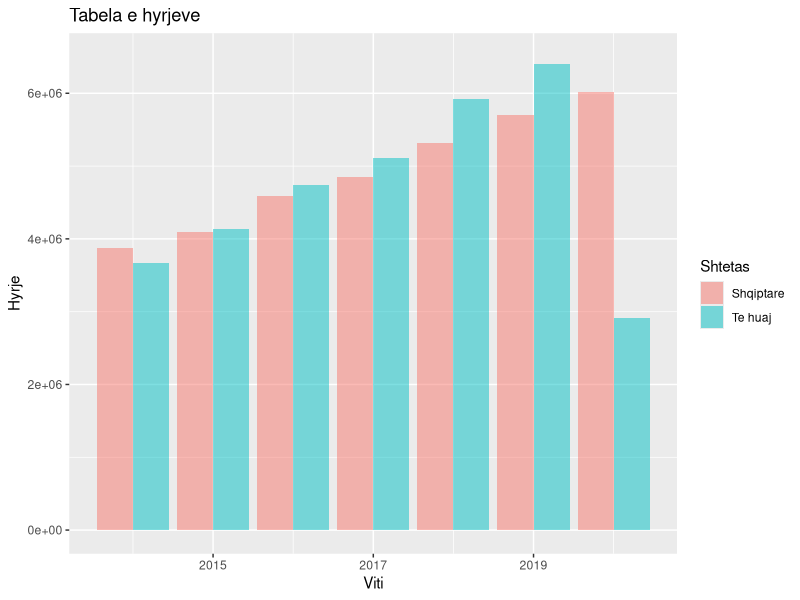
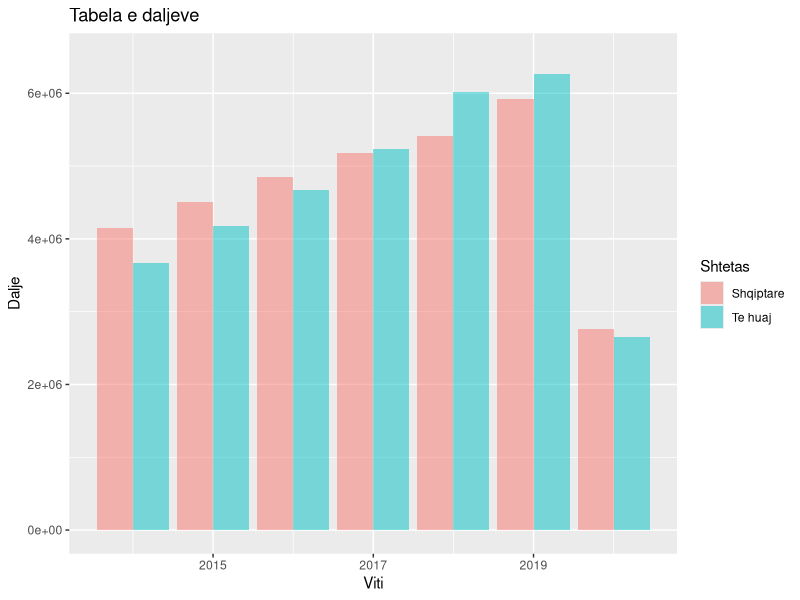
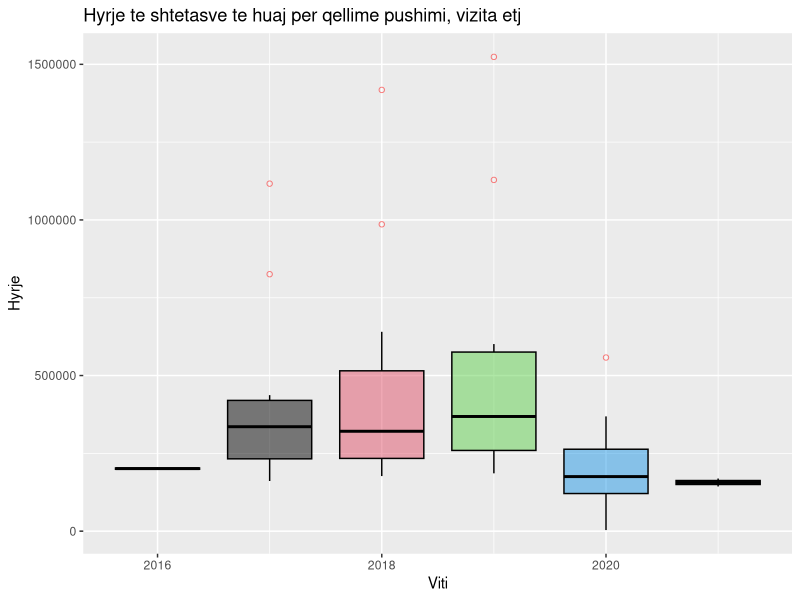
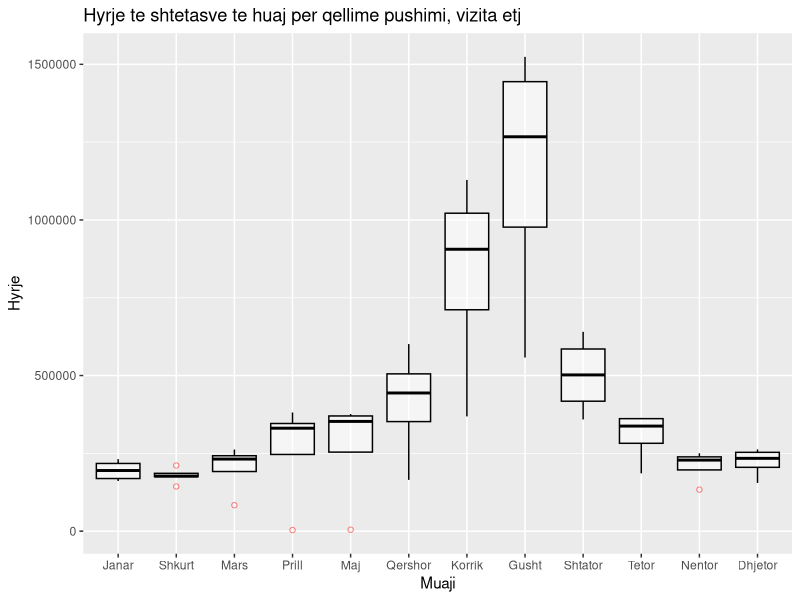
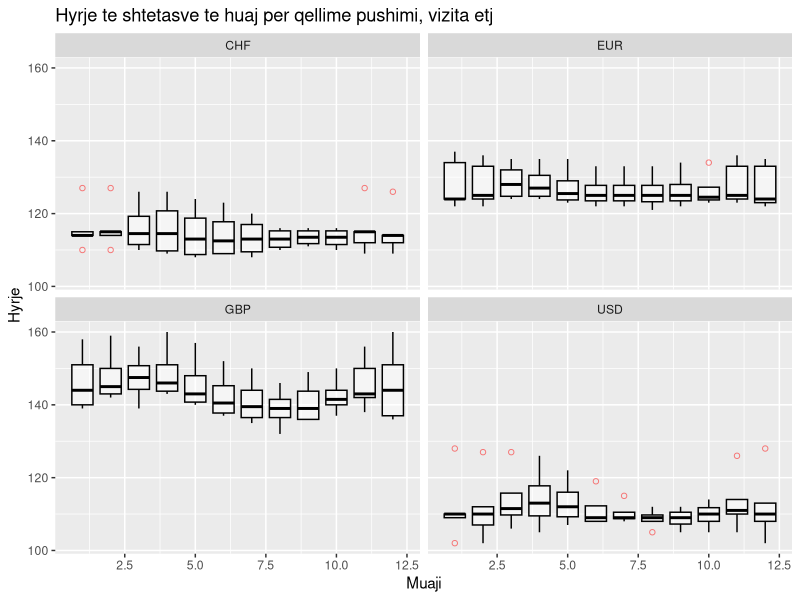
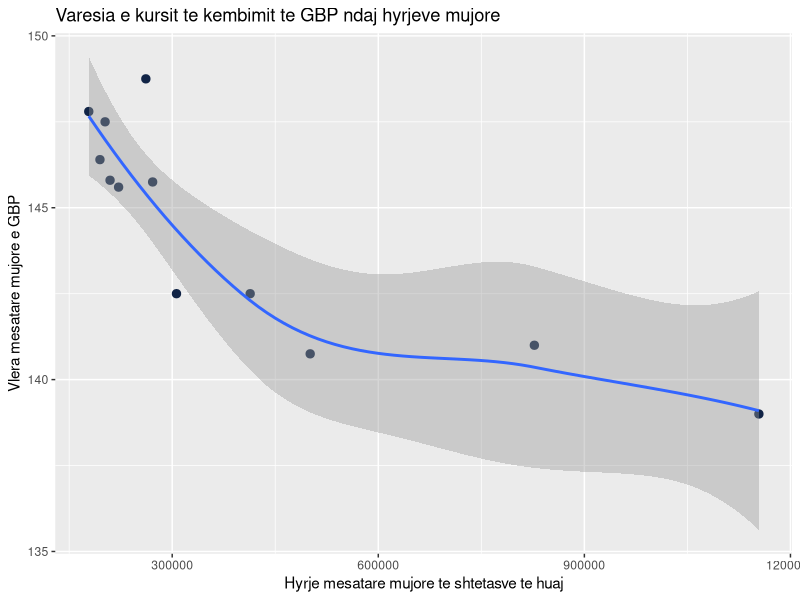
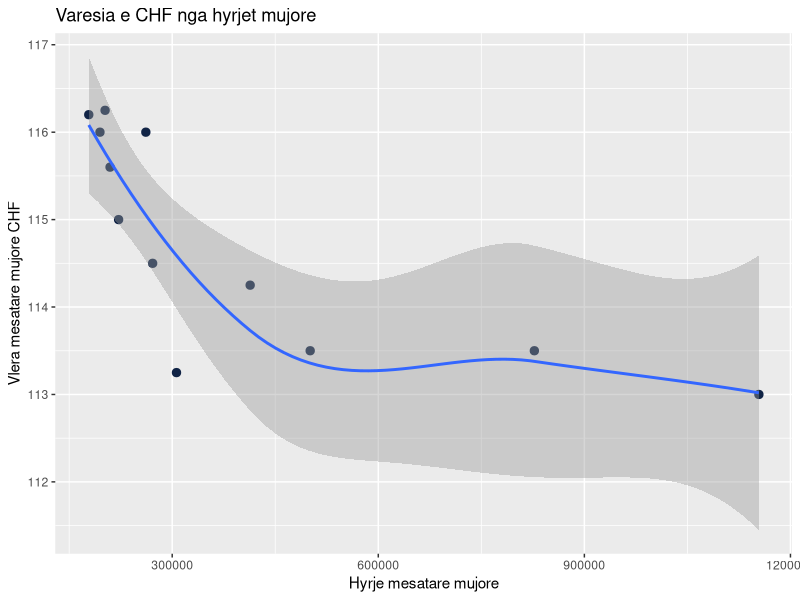
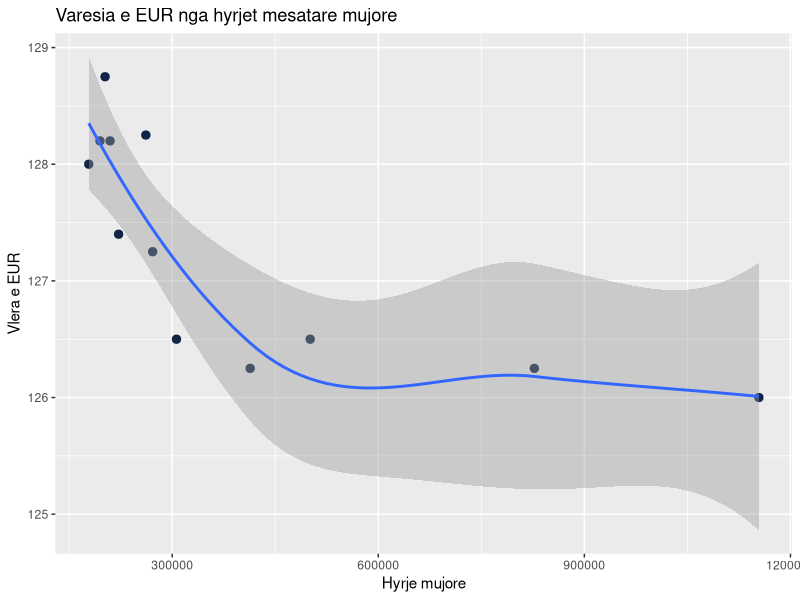

Here is the R script that generated these plots, in order:
## ---- chunk 1
library(ggplot2)
library(readxl)
library(dplyr)

## ---- chunk 2
# Global constants
months = c("Janar", "Shkurt", "Mars", "Prill", "Maj", "Qershor", "Korrik", "Gusht", "Shtator", "Tetor", "Nentor", "Dhjetor")

years2016_2021 = c(2016, 2017, 2018, 2019, 2020, 2021)

currencies = c("GBP", "USD", "EUR", "CHF")

## ---- chunk 3
# read the data
hyrje_dalje_vjetore = read_excel(
    path = "datasets/hyrje-dalje-vjetore.xlsx", 
    col_types = c("numeric", "numeric", "numeric", "text")
)

print(hyrje_dalje_vjetore)

## ---- chunk 4
ggplot(
    hyrje_dalje_vjetore, 
    aes(x = Viti, y = `Hyrje (total)`, fill = Shtetas)
) + 
    geom_bar(stat="identity",position = "dodge", alpha = 0.5) + 
    labs(y = "Hyrje", title = "Tabela e hyrjeve") + 
    coord_cartesian(ylim = c(0, 6500000))

ggplot(
    hyrje_dalje_vjetore, 
    aes(x = Viti, y = `Dalje (total)`, fill = Shtetas)
) + 
    geom_bar(stat="identity",position = "dodge", alpha = 0.5) + 
    labs(y = "Dalje", title = "Tabela e daljeve") + 
    coord_cartesian(ylim = c(0, 6500000))

## ---- chunk 5
alb = hyrje_dalje_vjetore %>%
    filter(Shtetas == "Shqiptare")

foreign = hyrje_dalje_vjetore %>%
    filter(Shtetas == "Te huaj")

cv_hyrje_alb = 100 * sd(alb$`Hyrje (total)`) / mean(alb$`Hyrje (total)`)
cv_hyjre_foreign = 100 * sd(foreign$`Hyrje (total)`) / mean(foreign$`Hyrje (total)`)

print("Varesia ndaj hyrjeve te shqiptareve (%)")
print(cv_hyrje_alb)
print("Varesia ndaj hyrjeve te te huajve (%)")
print(cv_hyjre_foreign)
## ---- chunk 6

hyrje_mujore_te_huaj = read_excel(
    path = "datasets/hyrje-mujore-te-huaj.xlsx", 
    col_types = c("numeric", "numeric", "numeric")
)

print(hyrje_mujore_te_huaj)

ggplot(hyrje_mujore_te_huaj, aes(x = Viti, y = Vlera, group = Viti)) + 
    geom_boxplot(
        outlier.colour = "red", 
        outlier.shape = 1, 
        alpha = 0.5, 
        color = "black",
        fill = years2016_2021
    ) + 
    labs(
        title = "Hyrje te shtetasve te huaj per qellime pushimi, vizita etj",
        x = "Viti",
        y = "Hyrje" 
    )

## ---- chunk 7
ggplot(hyrje_mujore_te_huaj, aes(x = Muaji, y = Vlera, group = Muaji)) + 
    geom_boxplot(outlier.colour = "red", outlier.shape = 1, alpha = 0.5, color = "black") + 
    labs(
        title = "Hyrje te shtetasve te huaj per qellime pushimi, vizita etj",
        x = "Muaji",
        y = "Hyrje" 
    ) + 
    scale_x_discrete(
        limit = factor(1:12), 
        labels = months
    )

## ---- chunk 8
kursi_i_kembimit_valutor_mujor = read_excel(
    path = "datasets/kursi-i-kembimit-valutor-mujor.xlsx", 
    col_types = c("text", "numeric", "numeric", "numeric")
)
print(kursi_i_kembimit_valutor_mujor)
ggplot(kursi_i_kembimit_valutor_mujor, aes(x = Muaji, y = `Vlera (ALL)`, group = Muaji)) + 
    geom_boxplot(outlier.colour = "red", outlier.shape = 1, alpha = 0.5, color = "black") + 
    labs(
        title = "Hyrje te shtetasve te huaj per qellime pushimi, vizita etj",
        x = "Muaji",
        y = "Hyrje" 
    ) + 
    facet_wrap(vars(Monedha))

## ---- chunk 9
# mean of foreign tourists per each month of the year
x = hyrje_mujore_te_huaj %>% 
    group_by(Muaji) %>% 
    summarise_at(
        vars(Vlera), 
        list(name = mean)
    )

# mean of exchange rate of each currency per each month of the year
monedha = data.frame(months)
for (curr in currencies) {
    el = kursi_i_kembimit_valutor_mujor %>% 
    filter(Monedha == curr) %>%
    group_by(Muaji) %>% 
    summarise_at(
        vars(`Vlera (ALL)`), 
        list(name = mean)
    )
    monedha[curr] = el$name
}

# combine
df = data.frame(
    muaji = months,
    hyrje = x$name,
    gbp = monedha$GBP,
    chf = monedha$CHF,
    eur = monedha$EUR,
    usd = monedha$USD
)

# gbp
ggplot(df) +
    aes(x = hyrje, y = gbp) +
    geom_point(
        shape = "circle",
        size = 2.5,
        colour = "#112446"
    ) +
    geom_smooth(span = 1L) +
    labs(
        x = "Hyrje mesatare mujore te shtetasve te huaj",
        y = "Vlera mesatare mujore e GBP",
        title = "Varesia e kursit te kembimit te GBP ndaj hyrjeve mujore"
    ) +
    theme_gray()


cor.test(x = df$hyrje, y = df$gbp)

## ---- chunk 10
# chf
ggplot(df) +
    aes(x = hyrje, y = chf) +
    geom_point(shape = "circle", size = 2.5, colour = "#112446") +
    geom_smooth(span = 1L) +
    labs(
        x = "Hyrje mesatare mujore",
        y = "Vlera mesatare mujore CHF",
        title = "Varesia e CHF nga hyrjet mujore"
    ) +
    theme_gray()

cor.test(x = df$hyrje, y = df$chf)

## ---- chunk 11
# eur
ggplot(df) +
    aes(x = hyrje, y = eur) +
    geom_point(shape = "circle", size = 2.5, colour = "#112446") +
    geom_smooth(span = 1L) +
    labs(
        x = "Hyrje mujore",
        y = "Vlera e EUR",
        title = "Varesia e EUR nga hyrjet mesatare mujore"
    ) +
    theme_gray()

cor.test(x = df$hyrje, y = df$eur)

## ---- chunk 12
# usd
ggplot(df) +
    aes(x = hyrje, y = usd) +
    geom_point(shape = "circle", size = 2.5, colour = "#112446") +
    geom_smooth(span = 1L) +
    labs(
        x = "Hyrje mujore",
        y = "Vlera e USD",
        title = "Varesia e USD nga hyrjet mesatare mujore"
    ) +
    theme_gray()

cor.test(x = df$hyrje, y = df$usd)

